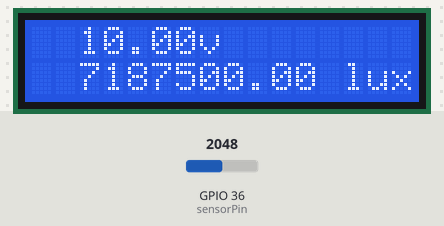
Bench run of a sketch on a simulated ESP32. Parts: 16×2 character LCD. Inputs (shaded band) come from the test bench; at power-on: GPIO 36 (sensorPin) = 2048. What the sketch prints to the serial monitor is not drawn.

Above: at 1.2 s.
1.3 s: GPIO 36 (sensorPin) set to 2007
At 5.6 s:
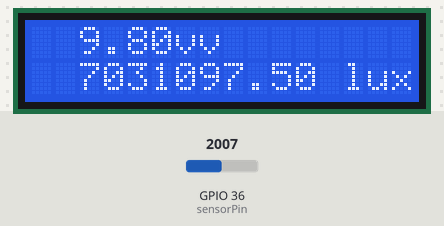
7.3 s: GPIO 36 (sensorPin) set to 2047
At 11.4 s:
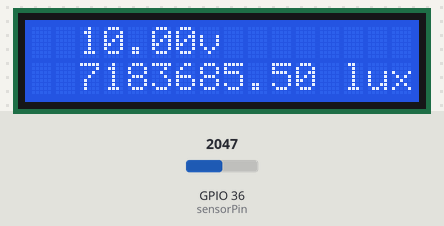
13.3 s: GPIO 36 (sensorPin) set to 1228
At 15.9 s:
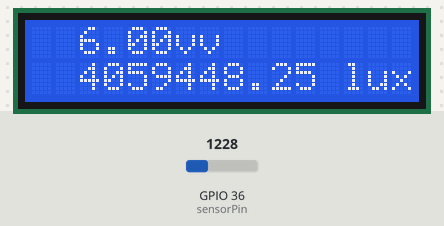
Timing chart, 0 to 17.4 s (numbered marks = the images above; inputs shaded):
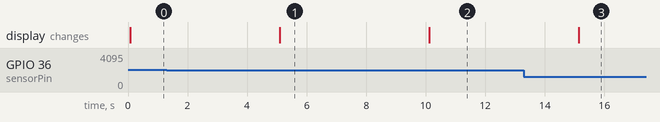

Measured:
- the behaviour switches between 2047 and 2046 on GPIO 36 (sensorPin) (found by bisection; images 0 and 1)
- after the input at 1.3 s, the display: changes after 3.8 s (image 1)
- after the input at 7.3 s, the display: changes after 2.8 s (image 2)
- after the input at 13.3 s, the display: changes after 1.8 s (image 3)

The sketch:

sun0316.ino
```cpp
#include <Wire.h> // I2C程式庫
#include <LiquidCrystal_I2C.h> // LCD_I2C模組程式庫
#include <WiFi.h>
//#include <MySQL_Connection.h>
//#include <MySQL_Cursor.h>
#include <LiquidCrystal.h>
//#include <ESP8266WiFi.h>
//#include <WiFiClient.h>

// LCD I2C位址，默認為0x27或0x3F，依據背板的晶片不同而有差異，16、2為LCD顯示器大小。
LiquidCrystal_I2C lcd(0x27, 16, 2);

int sensorPin = A0;   // select the input pin for the potentiometer
int digitalValue = 0;  // variable to store the value coming from the sensor
float analogVoltage = 0.00;

void setup() {
  Serial.begin(115200);
  Wire.begin();
  lcd.begin();
  //lcd.backlight();
}

void loop() {
  digitalValue = analogRead(sensorPin);// read the value from the analog channel
  Serial.print("digital value = ");
  Serial.print(digitalValue);        //print digital value on serial monitor
  //convert digital value to analog voltage
  analogVoltage = (digitalValue * 5.00)/1024.00;
  Serial.print("  analog voltage = ");
  Serial.println(analogVoltage);

  float sun = 125000.00*(125.00*(((analogVoltage/200.00*1000.00)-4.00)/100.00));
  lcd.setCursor(2, 0); // (colum, row)從第一排的第三個位置開始顯示
  lcd.print(analogVoltage);lcd.print("v");
  lcd.setCursor(2, 1); // (colum,row)從第二排第三格位置開始顯示
  lcd.print(sun);lcd.print(" lux");
  delay(5000);
}
```
